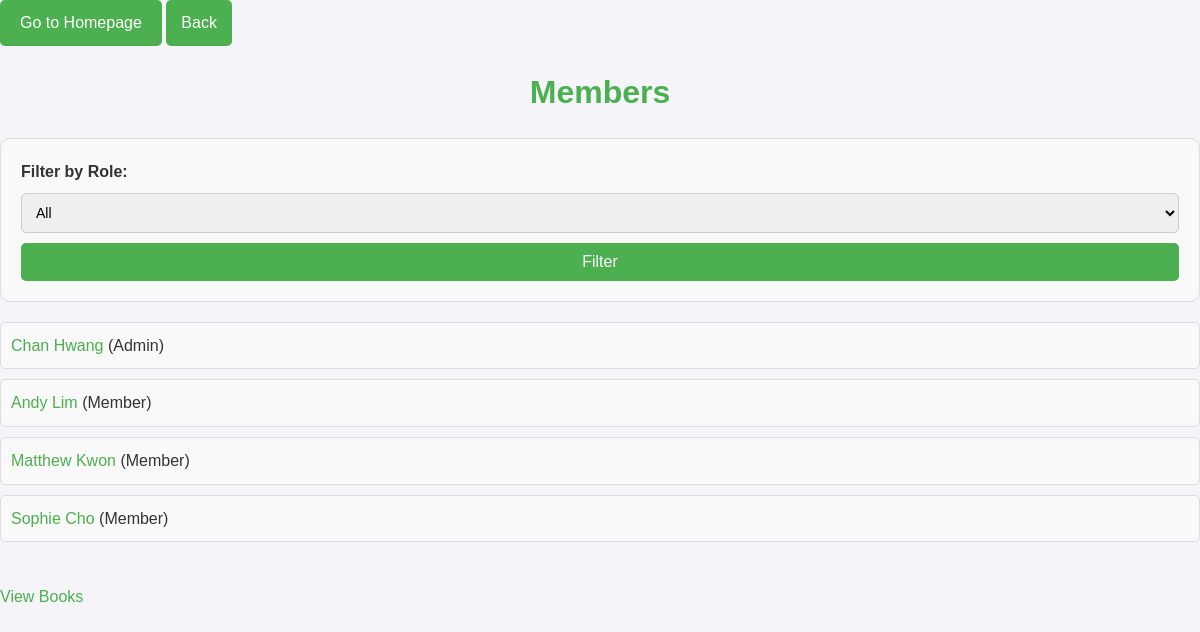
The app's page /project/members/ with its own data.
### project/models.py (models this page shows, shortened)
class Member(models.Model):
    user = models.OneToOneField(
        User,
        on_delete=models.CASCADE,
        related_name='member'
    )
    name = models.CharField(max_length=100)
    email = models.EmailField()
    join_date = models.DateField()
    role = models.CharField(max_length=50, choices=[('Admin', 'Admin'), ('Member', 'Member')])

### project/views.py (the view)
# urls.py: path('members/', MemberListView.as_view(), name='member-list'),
class MemberListView(ListView):
    model = Member
    template_name = 'project/member_list.html'
    context_object_name = 'members'
    def get_queryset(self):
        queryset = super().get_queryset()
        role = self.request.GET.get('role')
        if role:
            queryset = queryset.filter(role=role)
        return queryset

### project/templates/project/member_list.html (shortened to what this page needs)
<!DOCTYPE html>
<html>
<head>
    {% load static %}
    <link rel="stylesheet" type="text/css" href="{% static 'project/css/styles.css' %}">
</head>
<body>
    <a href="{% url 'homepage' %}" class="home-button">Go to Homepage</a>
    <a href="javascript:history.back()" class="back-button">Back</a>
    <h1>Members</h1>
    <form method="get">
        <label for="role">Filter by Role:</label>
        <select name="role" id="role">
            <option value="">All</option>
        </select>
        <button type="submit">Filter</button>
    </form>
    <ul>
        {% for member in members %}
            <li>
                <a href="{% url 'member-detail' member.pk %}">{{ member.name }}</a>
                ({{ member.role }})
            </li>
        {% endfor %}
    </ul>
    <br>
    <a href="/project/books/">View Books</a>
</body>
</html>

### project/static/project/css/styles.css (style rules this page uses)
body { font-family: 'Arial', sans-serif; line-height: 1.6; margin: 0; padding: 0; background-color: #f4f4f9; color: #333; }
h1, h2, h3 { color: #4CAF50; text-align: center; margin-bottom: 20px; }
h1 { font-size: 2em; }
a { color: #4CAF50; text-decoration: none; }
button, .back-button { display: inline-block; background-color: #4CAF50; color: white; border: none; padding: 10px 15px; font-size: 16px; border-radius: 5px; cursor: pointer; text-decoration: none; transition: background-color 0.3s ease; }
form { margin: 20px 0; background-color: #f9f9f9; padding: 20px; border-radius: 10px; border: 1px solid #ddd; }
form label { display: block; margin-bottom: 8px; font-weight: bold; }
form input, form select, form textarea { width: 100%; padding: 10px; margin-bottom: 10px; border: 1px solid #ccc; border-radius: 5px; font-size: 14px; }
form button { width: 100%; }
ul { list-style: none; padding: 0; }
ul li { margin-bottom: 10px; padding: 10px; background: #f9f9f9; border: 1px solid #ddd; border-radius: 5px; transition: box-shadow 0.3s ease; }
.home-button { display: inline-block; background-color: #4CAF50; color: white; text-decoration: none; padding: 10px 20px; font-size: 16px; border-radius: 5px; border: none; text-align: center; cursor: pointer; transition: background-color 0.3s ease; }

### records on screen
Member: name "Chan Hwang", role "Admin"
Member: name "Andy Lim", role "Member"
Member: name "Matthew Kwon", role "Member"
Member: name "Sophie Cho", role "Member"
